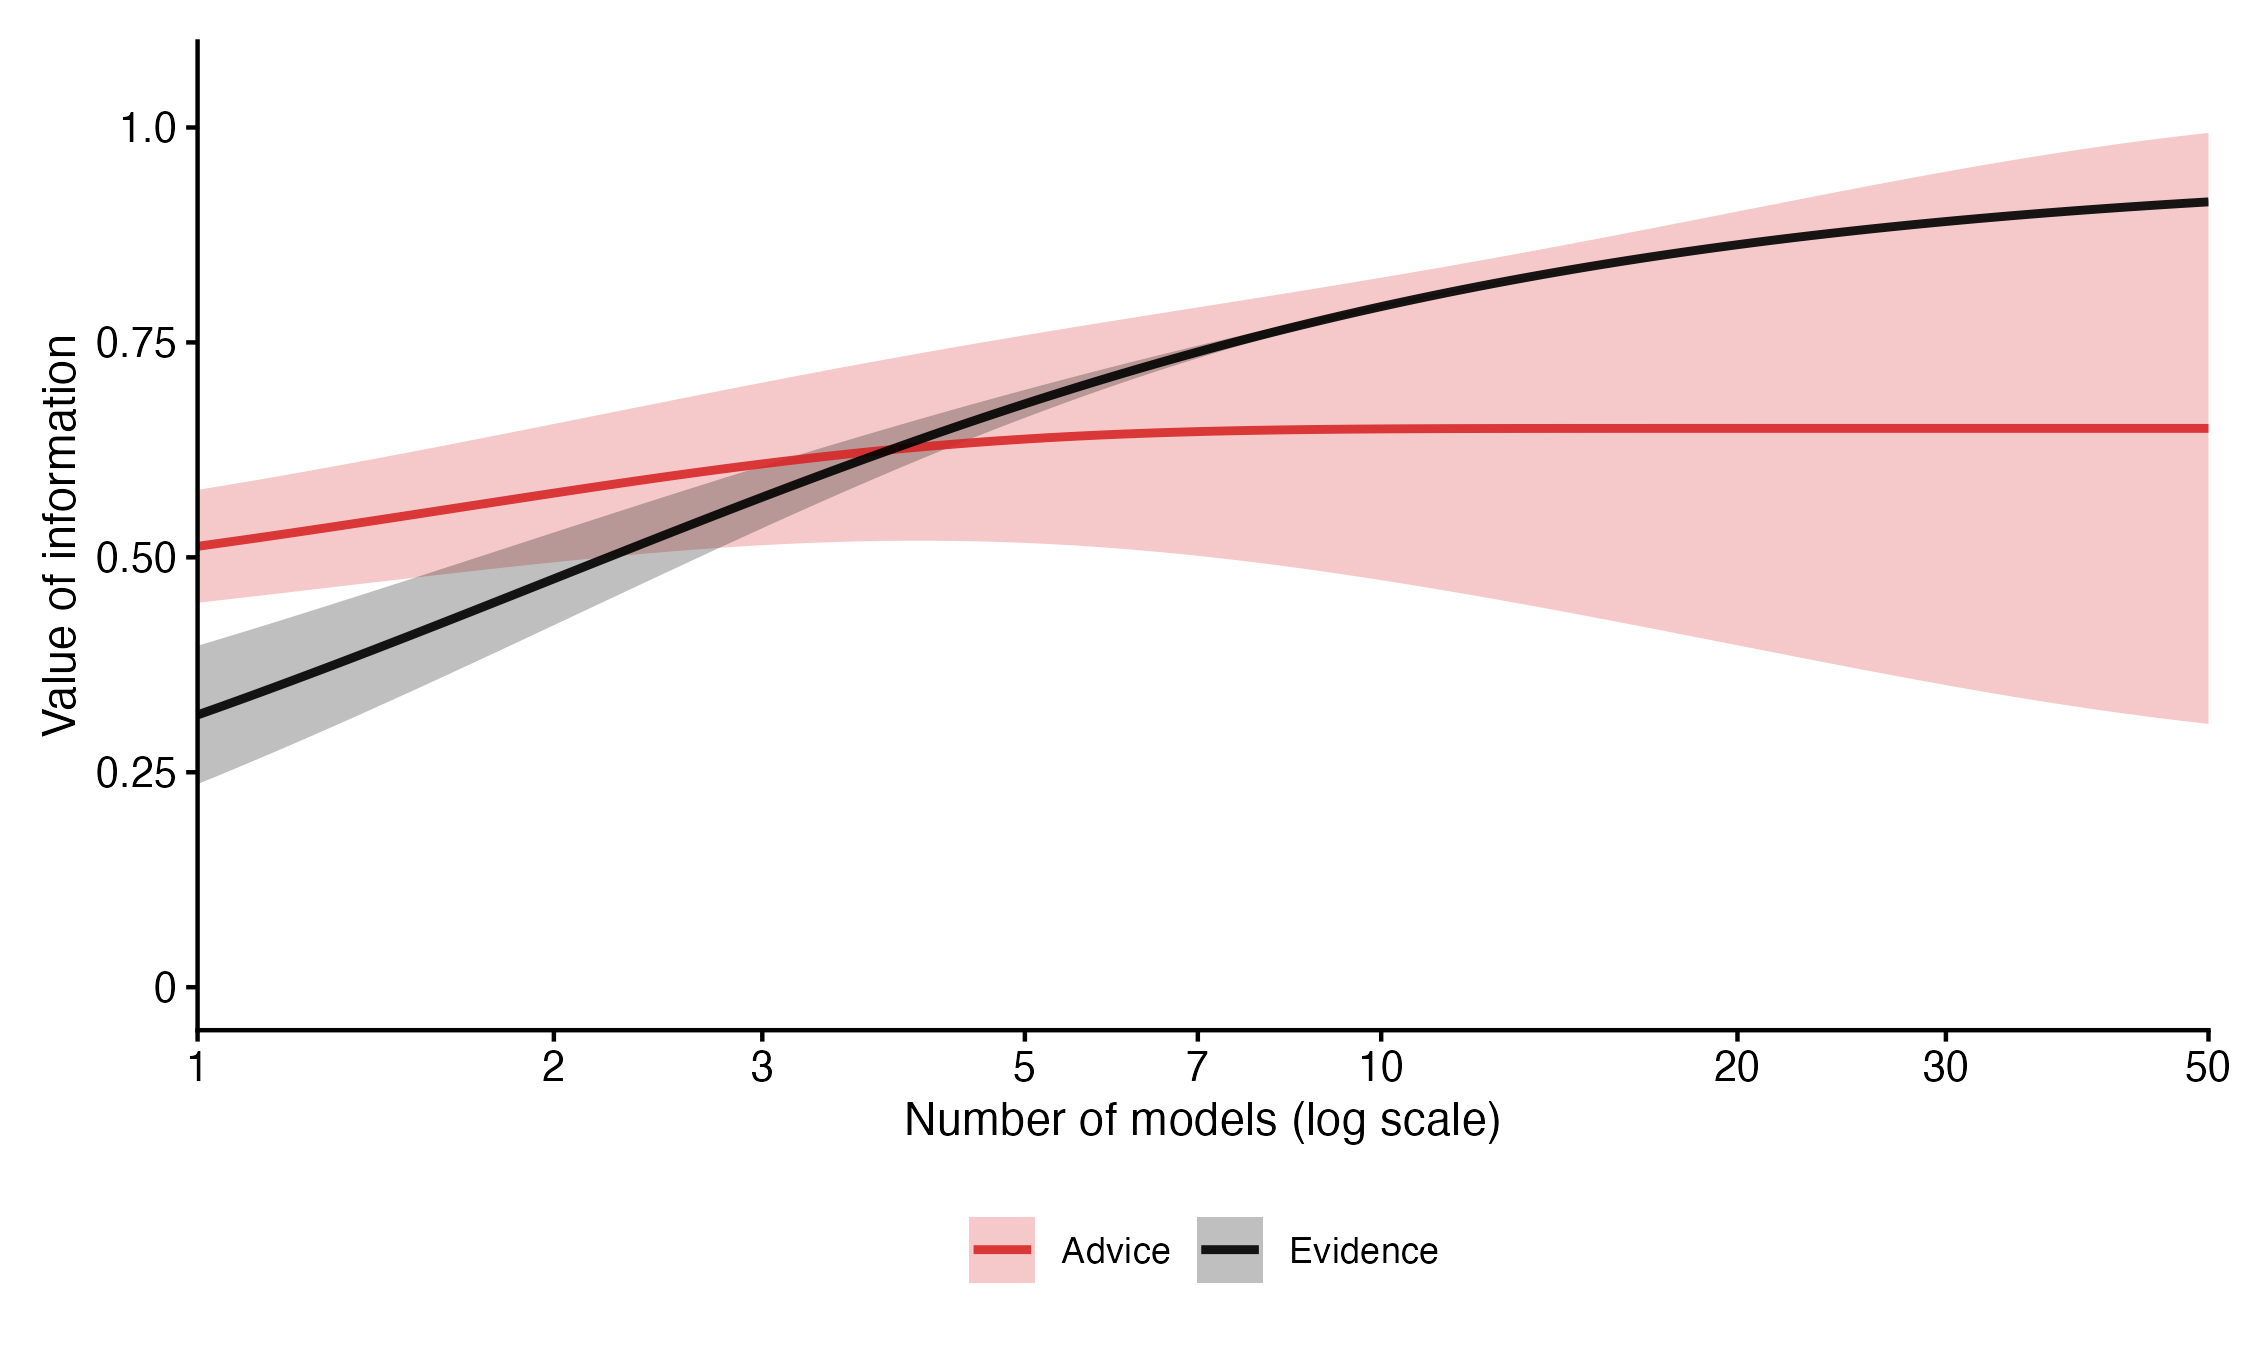

Recreate this plot in R.
library(tidyverse)

# Conceptual figure: ensemble size vs value of information
#
# EVIDENCE: asymptotes around 7 models (narrow uncertainty - we understand saturation)
# ADVICE: stable central estimate with EXPANDING uncertainty (what we don't know)
#
# Log scale x-axis to 50 models

n_models <- seq(1, 50, by = 0.05)

# ============================================================================
# EVIDENCE: Michaelis-Menten saturation, asymptote reached ~7, narrow band
# ============================================================================
# Goal: VoI reaches ~0.9 by n=7
# Using: y = Vmax * n / (Km + n) where Km ≈ 2-3 gives plateau at n=7
# Adjusted: 0.95 * n / (2 + n) gives:
#   n=1: 0.32,  n=3: 0.59,  n=7: 0.80,  n=10: 0.86,  n=50: 0.94

evidence <- tibble(
  n = n_models,
  central = 0.95 * n / (2 + n),
  # Uncertainty: symmetric, but NARROWS as n increases
  # Reflects growing confidence in the saturation phenomenon
  # At n=1: wider (we're less sure); at n=50: tighter (we're sure it's saturated)
  uncertainty = 0.12 * exp(-0.4 * n),  # Decaying uncertainty with ensemble size
  lower = central - uncertainty,
  upper = central + uncertainty,
  dimension = "Evidence"
) %>%
  mutate(
    lower = pmax(lower, 0),
    upper = pmin(upper, 1)
  )

# ============================================================================
# ADVICE: Stable central estimate with EXPANDING uncertainty
# ============================================================================
# Central curve: modest rise that plateaus early, reflects a stable answer
#   "Does adding models help advice?" -> Central estimate: "modestly, but not much"
# Uncertainty: expands as n increases, reflecting growing epistemic uncertainty
#   "But HOW SURE are we?" -> grows with diversity
#
# Central estimate: rises quickly then flattens around 0.65
#   y = 0.65 * (1 - exp(-0.8 * n))
# This says: by n=5, you've captured most of the advice benefit; adding more doesn't help much

voi_at_1_advice <- 0.40  # Single model has baseline advice quality

advice <- tibble(
  n = n_models,
  # Central curve: asymptotic rise (logistic-like)
  # Reaches ~0.65 by n=8, then plateaus
  central = voi_at_1_advice + (0.65 - voi_at_1_advice) * (1 - exp(-0.6 * n)),
  # Uncertainty: EXPANDS symmetrically as n increases
  # Reflects: "as diversity increases, we become less confident about what the advice actually means"
  # Using: starts narrow (~0.05 at n=1), grows to ~0.35 by n=50
  uncertainty = 0.05 + 0.32 * (1 - exp(-0.05 * n)),
  lower = pmax(central - uncertainty, 0),
  upper = pmin(central + uncertainty, 1),
  dimension = "Advice"
)

curves_data <- bind_rows(evidence, advice)

# ============================================================================
# PLOT
# ============================================================================

p <- ggplot(curves_data, aes(x = n, colour = dimension, fill = dimension)) +
  # Uncertainty bands
  geom_ribbon(aes(ymin = lower, ymax = upper),
              alpha = 0.25,
              colour = NA) +
  # Central curves
  geom_line(aes(y = central),
            linewidth = 1,
            alpha = 0.9) +
  # Log scale x-axis
  scale_x_log10(
    breaks = c(1, 2, 3, 5, 7, 10, 20, 30, 50),
    limits = c(1, 50),
    expand = c(0, 0)
  ) +
  # Y-axis
  scale_y_continuous(
    limits = c(-0.05, 1.1),
    breaks = seq(0, 1, 0.25),
    labels = c("0", "0.25", "0.50", "0.75", "1.0"),
    expand = c(0, 0)
  ) +
  # Colours: black for evidence, red for advice
  scale_colour_manual(
    values = c(
      "Evidence" = "black",
      "Advice" = "#D62728"
    )
  ) +
  scale_fill_manual(
    values = c(
      "Evidence" = "black",
      "Advice" = "#D62728"
    )
  ) +
  # Labels
  labs(
    x = "Number of models (log scale)",
    y = "Value of information",
    colour = NULL,
    fill = NULL
  ) +
  # Minimal theme
  theme_classic(base_size = 11, base_family = "sans") +
  theme(
    legend.position = "bottom",
    legend.title = element_blank(),
    axis.line.x = element_line(colour = "black", linewidth = 0.5),
    axis.line.y = element_line(colour = "black", linewidth = 0.5),
    axis.text = element_text(colour = "black", size = 10),
    axis.title = element_text(colour = "black", size = 11),
    plot.margin = margin(10, 10, 10, 10)
  )

# Save to PDF
ggsave(
  filename = "/Users/kathsherratt/Documents/Github/applications/wellcome-ecr/figure-research-vision.pdf",
  plot = p,
  width = 7.5,
  height = 4.5,
  dpi = 300,
  device = "pdf"
)

# Also save as PNG for preview
ggsave(
  filename = "/Users/kathsherratt/Documents/Github/applications/wellcome-ecr/figure-research-vision.png",
  plot = p,
  width = 7.5,
  height = 4.5,
  dpi = 300,
  device = "png"
)

message("Research vision figure (Option B: stable advice, expanding uncertainty) saved to:")
message("  PDF: /Users/kathsherratt/Documents/Github/applications/wellcome-ecr/figure-research-vision.pdf")
message("  PNG: /Users/kathsherratt/Documents/Github/applications/wellcome-ecr/figure-research-vision.png")
